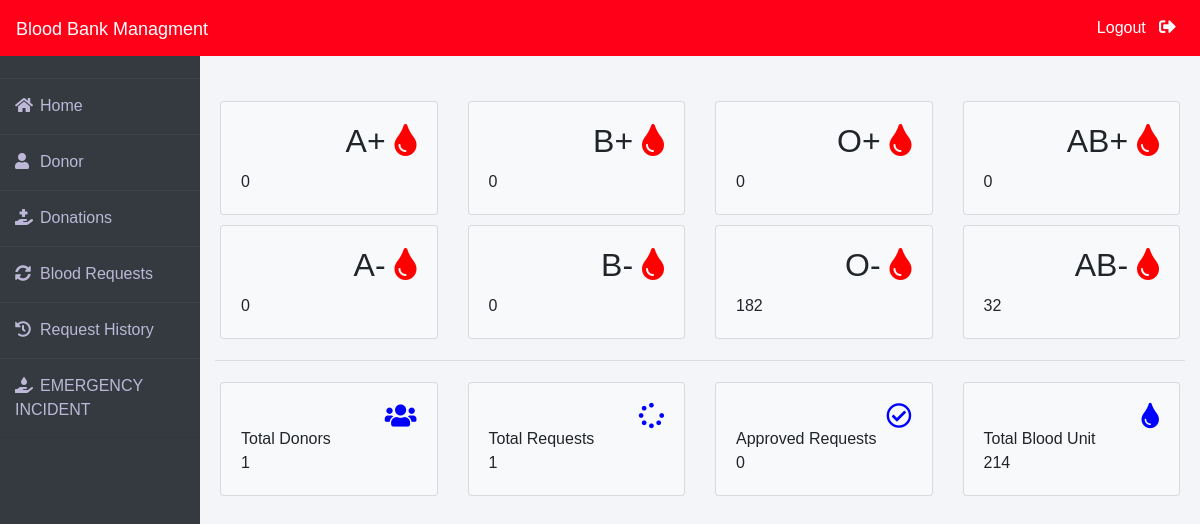
Page /admin-dashboard (signed in) on the earlier database version.
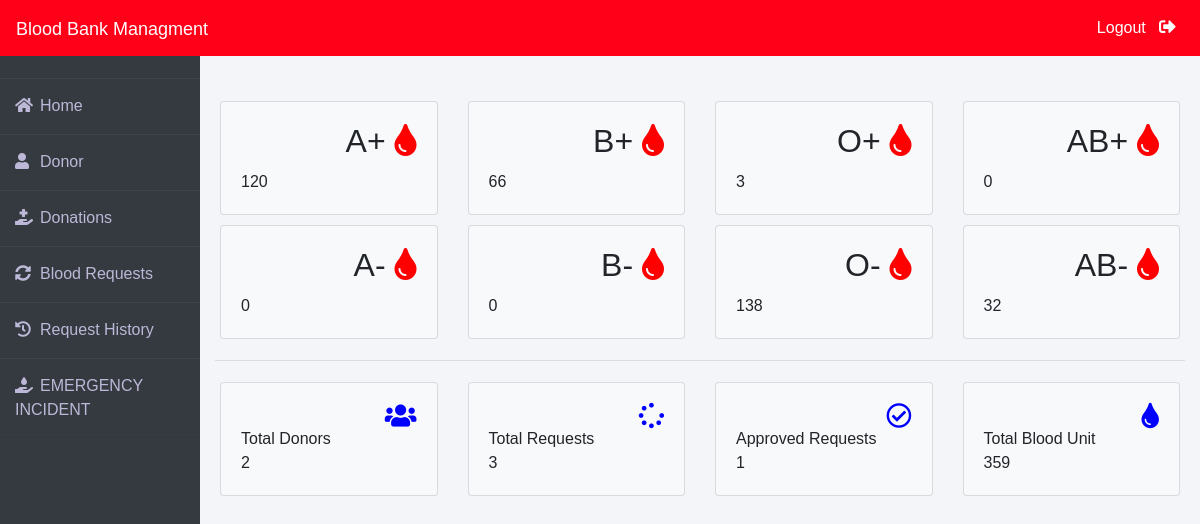
Same page on the later database version.
### blood/models.py (models this page shows, shortened)
class Stock(models.Model):
    bloodgroup=models.CharField(max_length=10)
    unit=models.PositiveIntegerField(default=0)

### blood/views.py (the view)
# urls.py: path('admin-dashboard', views.admin_dashboard_view,name='admin-dashboard'),
@login_required(login_url='adminlogin')
def admin_dashboard_view(request):
    totalunit=models.Stock.objects.aggregate(Sum('unit'))
    dict={
        'A1':models.Stock.objects.get(bloodgroup="A+"),
        'A2':models.Stock.objects.get(bloodgroup="A-"),
        'B1':models.Stock.objects.get(bloodgroup="B+"),
        'B2':models.Stock.objects.get(bloodgroup="B-"),
        'AB1':models.Stock.objects.get(bloodgroup="AB+"),
        'AB2':models.Stock.objects.get(bloodgroup="AB-"),
        'O1':models.Stock.objects.get(bloodgroup="O+"),
        'O2':models.Stock.objects.get(bloodgroup="O-"),
        'totaldonors':dmodels.Donor.objects.all().count(),
        'totalbloodunit':totalunit['unit__sum'],
        'totalrequest':models.BloodRequest.objects.all().count(),
        'totalapprovedrequest':models.BloodRequest.objects.all().filter(status='Approved').count()
    }
    return render(request,'blood/admin_dashboard.html',context=dict)

### templates/blood/admin_dashboard.html (shortened to what the changed rows need)
{% extends 'blood/adminbase.html' %}
{% block content %}
<br><br>
<div class="container">
    <div class="row">
        <div class="col-sm-3">
          <div class="card bg-light">
            <div class="card-body">
                <div class="blood">
                    <h2>A+ <i class="fas fa-tint"></i></h2>
                </div><br><br>
                <div>
                    {{A1.unit}}
                </div>
            </div>
          </div>
        </div>
        <div class="col-sm-3">
            <div class="card bg-light">
                <div class="card-body">
                    <div class="blood">
                        <h2>B+ <i class="fas fa-tint"></i></h2>
                    </div><br><br>
                    <div>
                      {{B1.unit}}
                    </div>
                </div>
              </div>
        </div>
        <div class="col-sm-3">
            <div class="card bg-light">
                <div class="card-body">
                    <div class="blood">
                        <h2>O+ <i class="fas fa-tint"></i></h2>
                    </div><br><br>
                    <div>
                      {{O1.unit}}
                    </div>
                </div>
              </div>
          </div>
          <div class="col-sm-3">
            <div class="card bg-light">
                <div class="card-body">
                    <div class="blood">
                        <h2>AB+ <i class="fas fa-tint"></i></h2>
                    </div><br><br>
                </div>
              </div>
          </div>
      </div>
      <div class="row">
        <div class="col-sm-3">
          <div class="card bg-light">
            <div class="card-body">
                <div class="blood">
                    <h2>A- <i class="fas fa-tint"></i></h2>
                </div><br><br>
            </div>
          </div>
        </div>
        <div class="col-sm-3">
            <div class="card bg-light">
                <div class="card-body">
                    <div class="blood">
                        <h2>B- <i class="fas fa-tint"></i></h2>
                    </div><br><br>
                </div>
              </div>
        </div>
        <div class="col-sm-3">
            <div class="card bg-light">
                <div class="card-body">
                    <div class="blood">
                        <h2>O- <i class="fas fa-tint"></i></h2>
                    </div><br><br>
                    <div>
                      {{O2.unit}}
                    </div>
                </div>
              </div>
          </div>
          <div class="col-sm-3">
            <div class="card bg-light">
                <div class="card-body">
                    <div class="blood">
                        <h2>AB- <i class="fas fa-tint"></i></h2>
                    </div><br><br>
                </div>
              </div>
          </div>
      </div>
    <div class="row">
      <div class="col-sm-3">
        <div class="card bg-light">
          <div class="card-body">
              <div class="blood">
                  <i class="fas fa-users"></i>
              </div><br>
              <div>
                  Total Donors <br>
                  {{totaldonors}}
              </div>
          </div>
        </div>
      </div>
      <div class="col-sm-3">
          <div class="card bg-light">
              <div class="card-body">
                  <div class="blood">
                      <i class="fas fa-spinner"></i>
                  </div><br>
                  <div>
                      Total Requests <br>
                     {{totalrequest}}
                  </div>
              </div>
            </div>
      </div>
      <div class="col-sm-3">
          <div class="card bg-light">
              <div class="card-body">
                  <div class="blood">
                      <i class="far fa-check-circle"></i>
                  </div><br>
                  <div>
                      Approved Requests <br>
                      {{totalapprovedrequest}}
                  </div>
              </div>
            </div>
        </div>
        <div class="col-sm-3">
          <div class="card bg-light">
              <div class="card-body">
                  <div class="blood">
                      <i class="fas fa-tint xyz"></i>
                  </div><br>
                  <div>
                      Total Blood Unit <br>
                      {{totalbloodunit}}
                  </div>
              </div>
            </div>
        </div>
    </div>
</div>
{% endblock content %}

Differences in the rows shown:
changed Stock (number 1 of 8 on the later page): unit "0" → "120"
changed Stock (number 2 of 8 on the later page): unit "0" → "66"
changed Stock (number 3 of 8 on the later page): unit "0" → "3"
changed Stock (number 7 of 8 on the later page): unit "182" → "138"
Other differences:
{{ totaldonors }}: "1" → "2"
{{ totalrequest }}: "1" → "3"
{{ totalapprovedrequest }}: "0" → "1"
{{ totalbloodunit }}: "214" → "359"
